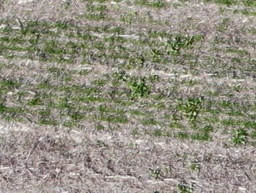
#> input picture images/img.jpg, 256 x 193 px, shrunk from 523 x 394 before the run
$ python main.py   (older library calls are emulated)
#> lines starting #> are read from the running program, lines starting #| are printed output that depends on the picture
### processor.py
import glob
from xtract_features.glcms import *
from sklearn.cluster import KMeans
from sklearn.preprocessing import MinMaxScaler
import cv2
import numpy as np
from sklearn import svm
import warnings
import mahotas
import json
from reader import read
from time import time
warnings.filterwarnings("ignore")


###############################
# FUNCIONES PARA EXTRACCIÓN
# DE FEATURES
###############################

# [11 lines left out: functions fd_hu_moments, fd_haralick, not called in this run]


def fd_histogram(image, mask=None):
    # convert the image to HSV color-space
    image = cv2.cvtColor(image, cv2.COLOR_BGR2HSV)
    hist = cv2.calcHist([image], [0], None, [256], [0, 256])
    cv2.normalize(hist, hist)
    return hist.flatten()

def fd_glcm(image):
    img = cv2.cvtColor(image, cv2.COLOR_BGR2GRAY)
    feats = glcm(img)
    out = feats.glcm_all()
    return out


def run_detection(img_path):
#> called with img_path = 'images/img.jpg'
    tiempo_inicial = time()
    sizes = [25, 20, 15]
    # sizes = [50,40,30]
    print(img_path)
    img = cv2.imread(img_path)
#> img is the input picture: shape (193, 256, 3); mean B, G, R 128.8, 143.4, 146.5

    for SIZE in sizes:
        ##########################################################################
        # SEPARO SUELO DE VEGETACION CON EL HISTOGRAMA DE COLORES y CLUSTERING k=2
        ##########################################################################
        output = {}
        winW = SIZE
        winH = SIZE
        stride = SIZE
        feature_matrix = []
        clone = img
        xmax, ymax, _ = img.shape
#> xmax = 193; ymax = 256
        for x in range(0, xmax, SIZE):
            for y in range(0, ymax, SIZE):
                new_img = img[x:x+SIZE, y:y+SIZE]
                if new_img.shape ==(SIZE,SIZE,3):
                    global_features = np.hstack([fd_histogram(new_img)])
                    scaler = MinMaxScaler(feature_range=(0, 1))
                    global_features = global_features.reshape(-1, 1)
                    rescaled_features = scaler.fit_transform(global_features)
                    feature_matrix.append(rescaled_features)
#> after the loop, feature_matrix = 70 items

        X_train = np.asarray(feature_matrix)
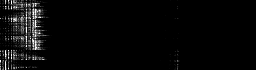
#> X_train: shape (70, 256, 1) float32; min 0, max 1, mean 0.0332
        X_train = X_train.reshape((X_train.shape[0], X_train.shape[1]))
        kmeans = KMeans(n_clusters=2)
        kmeans.fit(X_train)
        y_kmeans = kmeans.predict(X_train)
#> y_kmeans = 70 values, max 1 at index 0, min 0 at index 3, mean 0.357
        centers = kmeans.cluster_centers_
        max1 = np.argmax(centers[0])
        max2 = np.argmax(centers[1])

        ##########################################################################
        # CREO LISTA DE CUADROS CON VEGETACION
        ##########################################################################
        seg0 = []
        seg1 = []
        if max1 > max2:
            plant_cluster = True
        else:
            plant_cluster = False
        clone = img
        xmax, ymax, _ = img.shape
        iter = 0
        for x in range(0, xmax, stride):
            for y in range(0, ymax, stride):
                distances = []
                new_img = img[x:x + SIZE, y:y + SIZE]
                if new_img.shape == (SIZE, SIZE, 3):
                    try:
                        clust = y_kmeans[iter]
                        if plant_cluster:
                            if clust == 0:
                                seg0.append(iter)
                                pass
                            elif clust == 1:
                                seg1.append(iter)
                                cv2.rectangle(clone, (y, x), (y + winW, x + winH), (0, 0, 0), cv2.FILLED)
                        else:
                            if clust == 0:
                                seg1.append(iter)
                                cv2.rectangle(clone, (y, x), (y + winW, x + winH), (0, 0, 0), cv2.FILLED)
                            elif clust == 1:
                                seg0.append(iter)
                                pass
                    except:
                        print('iter Error')
                    iter += 1
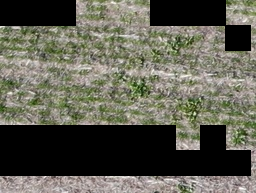
#> clone: shape (193, 256, 3); mean B, G, R 81.5, 93.8, 94.3
#> after the loop, iter = 70; seg0 = 45 values from 3 to 59; seg1 = 25 values from 0 to 69
        img=cv2.imread(img_path)
        # cv2.imshow('Clone', clone)
        # cv2.imshow('imgA', img)
        # cv2.waitKey(0)
        dst = cv2.addWeighted(clone, 0.5, img, 0.5, 0)
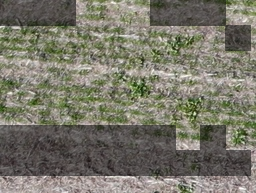
#> dst: shape (193, 256, 3); mean B, G, R 105.1, 118.6, 120.4
        cv2.imwrite('temp/temp_img.jpg', dst)
        rule=seg0
#> rule = 45 values from 3 to 59
        ########################################################################
        # UTILIZO SVM ONE CLASS Y GLCM PARA DETECTAR ANOMALÍAS DE TEXTURA
        # SOLO EN LOS CUADROS CON VEGETACIÓN
        ########################################################################

        clf = svm.OneClassSVM(kernel='linear', gamma=0.001, nu=0.98)
        feature_matrix=[]
        largo = 48
        clone = img
        xmax, ymax, _ = img.shape
        count = 0
        for x in range(0, xmax, SIZE):
            for y in range(0, ymax, SIZE):
                new_img = img[x:x+SIZE, y:y+SIZE]
                name = str(int(x / SIZE)) + '_' + str(int(y / SIZE))
                if new_img.shape == (SIZE, SIZE, 3):
                    if count in rule:
                        output[name] = []
                        features = fd_glcm(new_img)
                        largo = features.shape[0]
                        for value in features:
                            output[name].append(str(value))
                    count += 1
#> this loop made 8 passes
#> pass 1, in fd_glcm (call 2), `img = cv2.cvtColor(image, cv2.COLOR_BGR2GRAY)`:
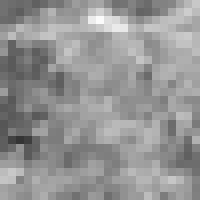
#> img: shape (25, 25) (shown 8 times larger); min 52, max 252, mean 148.3
#> pass 1, in fd_glcm (call 3), `img = cv2.cvtColor(image, cv2.COLOR_BGR2GRAY)`:
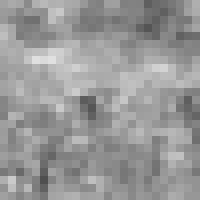
#> img: shape (25, 25) (shown 8 times larger); min 79, max 224, mean 151.8
#> pass 1, in fd_glcm (call 4), `img = cv2.cvtColor(image, cv2.COLOR_BGR2GRAY)`:
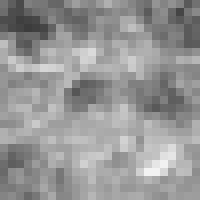
#> img: shape (25, 25) (shown 8 times larger); min 60, max 243, mean 150.3
#> after the loop, count = 70; output = 45 items
        with open('features_glcm.json', 'w') as fp:
            json.dump(output, fp)
        X_train2, windows = read('features_glcm.json', features_len=largo)

        clf.fit(X_train2)
        predictions = clf.predict(X_train2)

        # Muestro los resultados:
        img2 = cv2.imread('temp/temp_img.jpg')
        clone = img2
        xmax, ymax, _ = img2.shape
        count = 0
        it = 0
        for x in range(0, xmax, SIZE):
            for y in range(0, ymax, SIZE):
                new_img = img2[x:x + SIZE, y:y + SIZE]
                if new_img.shape == (SIZE, SIZE, 3):
                    if count in rule:
                        try:
                            id = predictions[it]
                            it += 1
                            if id == 1:
                                cv2.rectangle(clone, (y, x), (y + winW, x + winH), (0, 0, 255), cv2.FILLED)
                        except IndexError as e:
                            print(e)
                    count += 1
#> after the loop, count = 70; it = 45
        res = cv2.imread('temp/temp_img.jpg')
        dst = cv2.addWeighted(clone, 0.6, res, 0.4, 0)
        cv2.imwrite('temp/Result'+str(SIZE)+'.jpg', dst)

    img_list = []
    for SIZE in sizes:
        img_list.append(cv2.imread('temp/Result'+str(SIZE)+'.jpg'))
    for x in range(len(img_list)):
        if x==0:
            dst = img_list[0]
        else:
            dst = cv2.addWeighted(dst, 0.5, img_list[x], 0.5, 0)
#> this loop made 3 passes
#> pass 3, in run_detection, `dst = cv2.addWeighted(dst, 0.5, img_list[x], 0.5, 0)`:
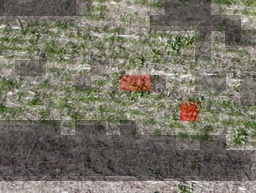
#> dst: shape (193, 256, 3); mean B, G, R 101.5, 114.8, 117.9

    tiempo_final = time()
    tiempo_ejecucion = tiempo_final - tiempo_inicial
    print('El tiempo de ejecucion fue:', tiempo_ejecucion)
    return dst

### xtract_features/glcms.py

from .imports import *

class glcm:
    def __init__(self, image):
        distance = [1, 2, 3]
        angles = [0, np.pi/4, np.pi/2, 3*np.pi/4]
        self.image = img_as_ubyte(image.astype('int64'))
        self.glcm_mat = greycomatrix(self.image, distances = distance, angles = angles, symmetric = True, normed = True)
        self.properties = ['correlation', 'homogeneity', 'contrast', 'energy']

    def correlation(self):
        return greycoprops(self.glcm_mat, 'correlation').flatten()

    def homogeneity(self):
        return greycoprops(self.glcm_mat, 'homogeneity').flatten()

    def contrast(self):
        return greycoprops(self.glcm_mat, 'contrast').flatten()

    def energy(self):
        return greycoprops(self.glcm_mat, 'energy').flatten()

    def glcm_all(self):
        return np.hstack([greycoprops(self.glcm_mat, props).ravel() for props in self.properties])

### reader.py
import json
import numpy as np


def normalize(v):
    norm = np.linalg.norm(v, ord=1)
    if norm == 0:
        norm = np.finfo(v.dtype).eps
    return v/norm


def read(features_file, features_len=48):
    with open(features_file) as json_file:
        data = json.load(json_file)
        window_names = data.keys()
        features = data.values()
        d = [[] for x in range(features_len)]
        for feature in features:
            y = 0
            while y < features_len:
                d[y].append(float(feature[y]))
                y += 1
    X = np.array(d)
    X= np.transpose(X)
    X = normalize(X)
    return X, window_names

### main.py
from processor import *


result = run_detection('images/img.jpg')
cv2.imwrite('result.jpg', result)
cv2.imshow('Result', result)
cv2.waitKey(0)
